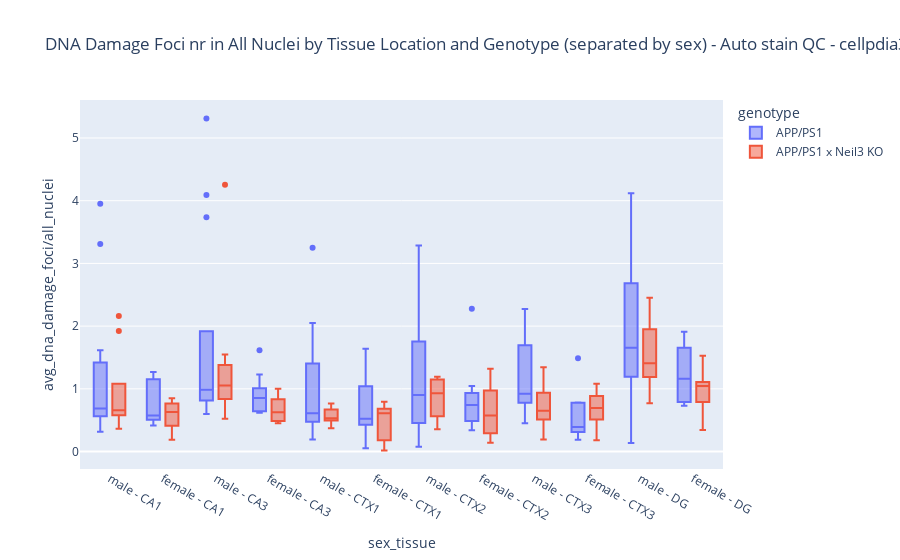

Notebook code cell kept with this figure:
### Code cell
# Create the boxplot with ordered categories
fig = px.box(auto_filtered_df, x='sex_tissue', y='avg_dna_damage_foci/all_nuclei',
             color='genotype',  # Different genotypes will be shown in different colors
             category_orders={'sex_tissue': categories},  # Ensuring the specified order
             title=f'DNA Damage Foci nr in All Nuclei by Tissue Location and Genotype (separated by sex) - Auto stain QC - {parameters_title}')

# Show the plot
fig.show()

### Figure 1 — Plotly figure (JSON) as saved in the notebook; plotly's stock layout.template omitted (floating-point values rounded to 4 significant figures; data arrays with more than 128 entries replaced by an {"elided": "..."} marker saying what was removed)
{"data": [{"alignmentgroup": "True", "hovertemplate": "genotype=APP/PS1<br>sex_tissue=%{x}<br>avg_dna_damage_foci/all_nuclei=%{y}<extra></extra>", "legendgroup": "APP/PS1", "marker": {"color": "#636efa"}, "name": "APP/PS1", "notched": false, "offsetgroup": "APP/PS1", "orientation": "v", "showlegend": true, "type": "box", "x": {"elided": "137 str values"}, "x0": " ", "xaxis": "x", "y": {"elided": "137 float values"}, "y0": " ", "yaxis": "y"}, {"alignmentgroup": "True", "hovertemplate": "genotype=APP/PS1 x Neil3 KO<br>sex_tissue=%{x}<br>avg_dna_damage_foci/all_nuclei=%{y}<extra></extra>", "legendgroup": "APP/PS1 x Neil3 KO", "marker": {"color": "#EF553B"}, "name": "APP/PS1 x Neil3 KO", "notched": false, "offsetgroup": "APP/PS1 x Neil3 KO", "orientation": "v", "showlegend": true, "type": "box", "x": ["male - CA1", "male - CA3", "male - CTX1", "male - CTX2", "male - CTX3", "male - DG", "male - CA1", "male - CA3", "male - CTX1", "male - CTX2", "male - CTX3", "male - DG", "female - CA1", "female - CA3", "female - CTX1", "female - CTX2", "female - CTX3", "female - DG", "male - CA1", "male - CA3", "male - CTX1", "male - CTX2", "male - CTX3", "male - DG", "male - CA1", "male - CA3", "male - CTX1", "male - CTX2", "male - CTX3", "male - DG", "female - CA1", "female - CA3", "female - CTX1", "female - CTX2", "female - CTX3", "female - DG", "male - CA1", "male - CA3", "male - CTX1", "male - CTX2", "male - CTX3", "male - DG", "female - CA1", "female - CA3", "female - CTX1", "female - CTX2", "female - CTX3", "female - DG", "female - CA1", "female - CA3", "female - CTX1", "female - CTX2", "female - CTX3", "female - DG", "male - CA1", "male - CA3", "male - CTX1", "male - CTX2", "male - CTX3", "male - DG", "female - CA1", "female - CA3", "female - CTX1", "female - CTX2", "female - CTX3", "female - DG", "male - CA1", "male - CA3", "male - CTX1", "male - CTX2", "male - CTX3", "male - DG", "female - CA1", "female - CA3", "female - CTX1", "female - CTX2", "female - CTX3", "female - DG", "female - CA1", "female - CA3", "female - CTX1", "female - CTX2", "female - CTX3", "female - DG", "male - CA1", "male - CA3", "male - CTX1", "male - CTX2", "male - CTX3", "male - DG", "male - CA1", "male - CA3", "male - CTX1", "male - CTX2", "male - CTX3", "male - DG", "female - CA1", "female - CA3", "female - CTX1", "female - CTX2", "female - CTX3", "female - DG"], "x0": " ", "xaxis": "x", "y": [0.5732, 0.9912, 0.4684, 1.193, 0.9247, 1.407, 0.582, 1.266, 0.7656, 1.155, 0.84, 1.183, 0.4295, 0.7018, 0.5714, 0.648, 0.9434, 1.083, 0.6599, 1.054, 0.5063, 1.149, 0.9709, 1.245, 0.6645, 1.325, 0.5152, 1.069, 0.5326, 1.435, 0.8511, 1, 0.695, 0.7689, 1.082, 1.131, 0.8023, 0.5224, 0.6923, 0.9275, 1.345, 2.452, 0.7718, 0.6387, 0.794, 1.178, 0.5952, 1.026, 0.7595, 0.962, 0.6696, 1.321, 0.8302, 1.528, 0.363, 0.7273, 0.6645, 0.6242, 0.6486, 1.189, 0.6225, 0.5, 0.07362, 0.1405, 0.1786, 1.063, 1.923, 1.549, 0.5304, 0.3829, 0.4493, 2.254, 0.1867, 0.4758, 0.01575, 0.1807, 0.7906, 0.3438, 0.3939, 0.6122, 0.2903, 0.5, 0.5258, 0.5927, 2.162, 4.256, 0.3698, 0.3571, 0.1907, 1.851, 0.6529, 0.8761, 0.5887, 0.8377, 0.5677, 0.771, 0.6391, 0.45, 0.6515, 0.4041, 0.4963, 0.9853], "y0": " ", "yaxis": "y"}], "layout": {"boxmode": "group", "legend": {"title": {"text": "genotype"}, "tracegroupgap": 0}, "title": {"text": "DNA Damage Foci nr in All Nuclei by Tissue Location and Genotype (separated by sex) - Auto stain QC - cellpdia30_sigma1_dilrad4_dnad_obj_seg_v1_gliaero6_gliathr20_dnadero2"}, "xaxis": {"anchor": "y", "categoryarray": ["male - CA1", "female - CA1", "male - CA3", "female - CA3", "male - CTX1", "female - CTX1", "male - CTX2", "female - CTX2", "male - CTX3", "female - CTX3", "male - DG", "female - DG"], "categoryorder": "array", "domain": [0, 1], "title": {"text": "sex_tissue"}}, "yaxis": {"anchor": "x", "domain": [0, 1], "title": {"text": "avg_dna_damage_foci/all_nuclei"}}}}
